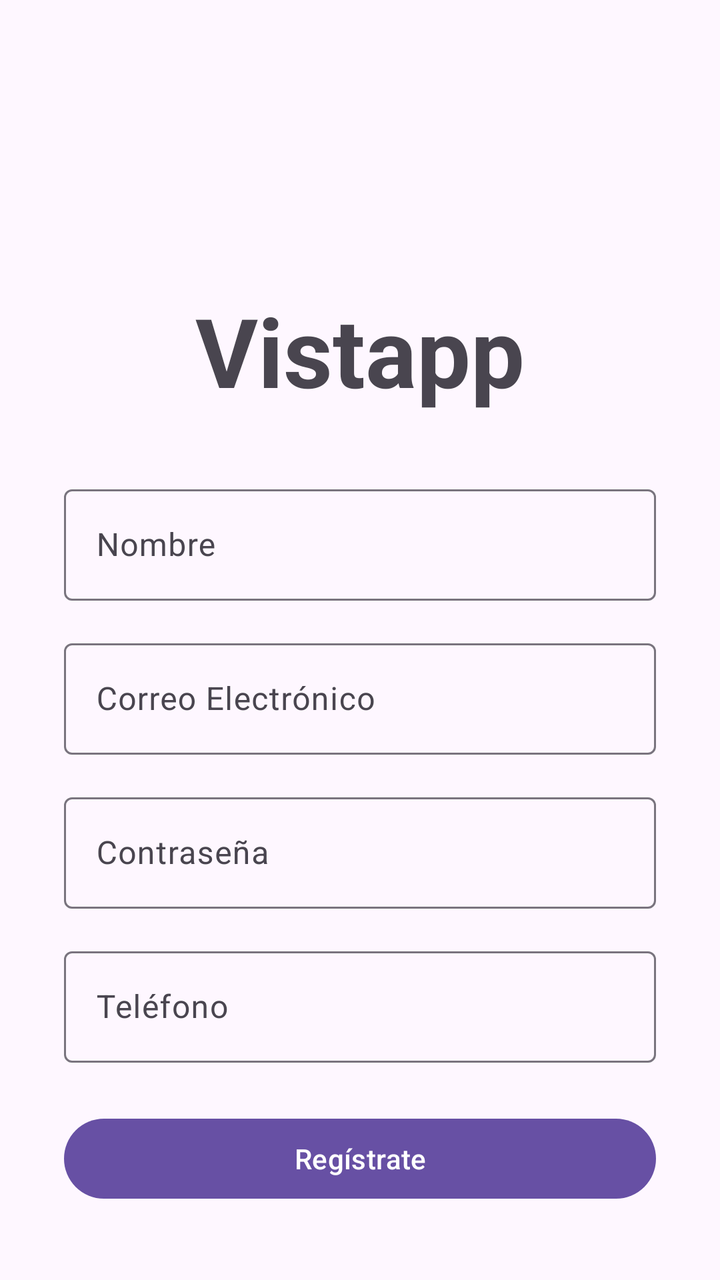
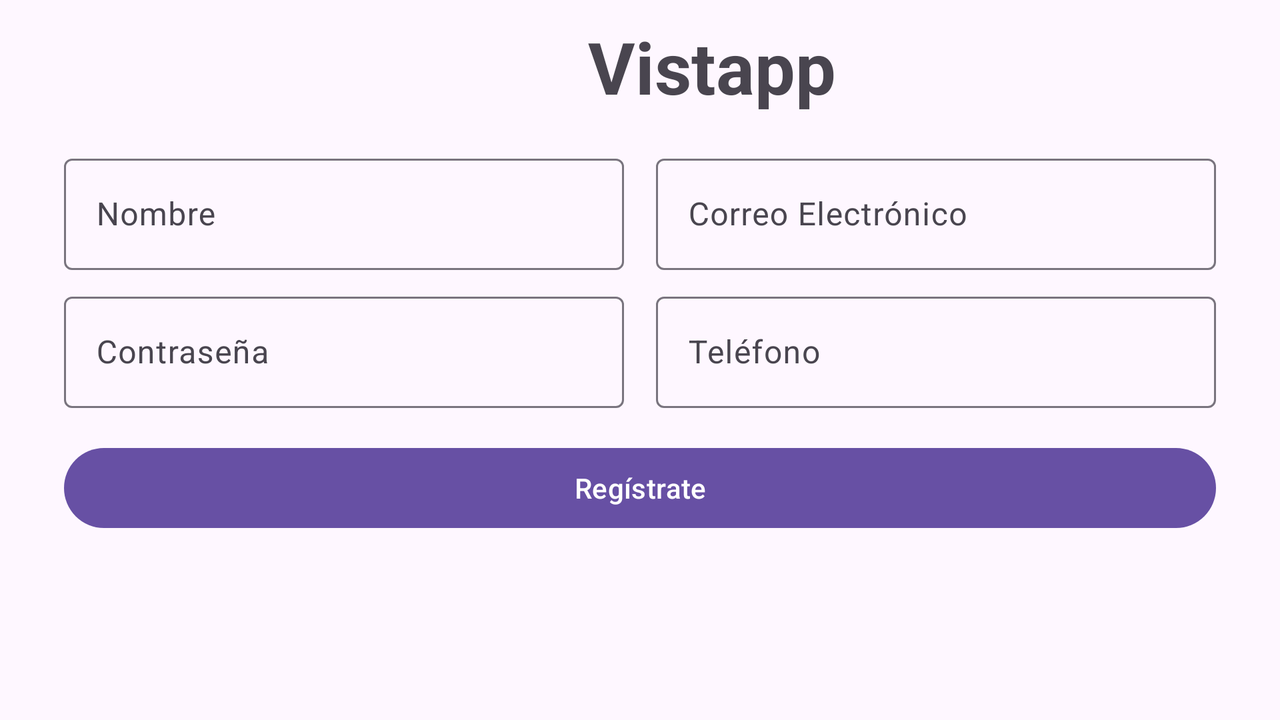

Two renders of one Android screen. The first uses the default layout on a phone; the second uses the alternative layout the repository ships for a different screen configuration, on a matching device. The two XML files are below.
<!-- AndroidManifest.xml: application theme Theme.Tarea_1__PMyDM -->
<!-- res/layout/fragment_registro.xml -->
<?xml version="1.0" encoding="utf-8"?>
<androidx.constraintlayout.widget.ConstraintLayout xmlns:android="http://schemas.android.com/apk/res/android"
    xmlns:app="http://schemas.android.com/apk/res-auto"
    xmlns:tools="http://schemas.android.com/tools"
    android:layout_width="match_parent"
    android:layout_height="match_parent"
    tools:context=".fragments.RegistroFragment">

    <ImageView
        android:id="@+id/image_logo"
        android:layout_width="121dp"
        android:layout_height="95dp"
        android:layout_marginTop="32dp"
        android:contentDescription="@string/logo"
        app:layout_constraintEnd_toEndOf="parent"
        app:layout_constraintStart_toStartOf="parent"
        app:layout_constraintTop_toTopOf="parent"
        app:srcCompat="@drawable/apparel_24px" />

    <TextView
        android:id="@+id/text_vistapp"
        android:layout_width="wrap_content"
        android:layout_height="wrap_content"
        android:layout_marginTop="16dp"
        android:text="@string/vistapp"
        android:textSize="48sp"
        android:textStyle="bold"
        app:layout_constraintEnd_toEndOf="parent"
        app:layout_constraintStart_toStartOf="parent"
        app:layout_constraintTop_toBottomOf="@id/image_logo" />

    <com.google.android.material.textfield.TextInputLayout
        android:id="@+id/text_nombre"
        android:layout_width="0dp"
        android:layout_height="wrap_content"
        android:layout_marginStart="32dp"
        android:layout_marginTop="32dp"
        android:layout_marginEnd="32dp"
        android:hint="@string/nombre"
        app:layout_constraintEnd_toEndOf="parent"
        app:layout_constraintStart_toStartOf="parent"
        app:layout_constraintTop_toBottomOf="@id/text_vistapp">

        <com.google.android.material.textfield.TextInputEditText
            android:id="@+id/nombre_register"
            android:layout_width="match_parent"
            android:layout_height="wrap_content"
            android:inputType="textPersonName" />
    </com.google.android.material.textfield.TextInputLayout>

    <com.google.android.material.textfield.TextInputLayout
        android:id="@+id/text_correo"
        android:layout_width="0dp"
        android:layout_height="wrap_content"
        android:layout_marginStart="32dp"
        android:layout_marginTop="16dp"
        android:layout_marginEnd="32dp"
        android:hint="@string/correo_electronico"
        app:layout_constraintEnd_toEndOf="parent"
        app:layout_constraintStart_toStartOf="parent"
        app:layout_constraintTop_toBottomOf="@id/text_nombre">

        <com.google.android.material.textfield.TextInputEditText
            android:id="@+id/correo_register"
            android:layout_width="match_parent"
            android:layout_height="wrap_content"
            android:inputType="textEmailAddress"
            android:textColorHint="#546E7A" />
    </com.google.android.material.textfield.TextInputLayout>

    <com.google.android.material.textfield.TextInputLayout
        android:id="@+id/text_contrasena"
        android:layout_width="0dp"
        android:layout_height="wrap_content"
        android:layout_marginStart="32dp"
        android:layout_marginTop="16dp"
        android:layout_marginEnd="32dp"
        android:hint="@string/contrasena"
        app:layout_constraintEnd_toEndOf="parent"
        app:layout_constraintStart_toStartOf="parent"
        app:layout_constraintTop_toBottomOf="@id/text_correo">

        <com.google.android.material.textfield.TextInputEditText
            android:id="@+id/contrasena_register"
            android:layout_width="match_parent"
            android:layout_height="wrap_content"
            android:inputType="textPassword" />
    </com.google.android.material.textfield.TextInputLayout>

    <com.google.android.material.textfield.TextInputLayout
        android:id="@+id/text_telefono"
        android:layout_width="0dp"
        android:layout_height="wrap_content"
        android:layout_marginStart="32dp"
        android:layout_marginTop="16dp"
        android:layout_marginEnd="32dp"
        android:hint="@string/telefono"
        app:layout_constraintEnd_toEndOf="parent"
        app:layout_constraintStart_toStartOf="parent"
        app:layout_constraintTop_toBottomOf="@id/text_contrasena">

        <com.google.android.material.textfield.TextInputEditText
            android:id="@+id/telefono_register"
            android:layout_width="match_parent"
            android:layout_height="wrap_content"
            android:inputType="phone"
            android:textColorHint="#546E7A" />
    </com.google.android.material.textfield.TextInputLayout>

    <Button
        android:id="@+id/btn_registrate"
        android:layout_width="0dp"
        android:layout_height="wrap_content"
        android:layout_marginStart="32dp"
        android:layout_marginTop="24dp"
        android:layout_marginEnd="32dp"
        android:text="@string/registrate"
        app:layout_constraintEnd_toEndOf="parent"
        app:layout_constraintStart_toStartOf="parent"
        app:layout_constraintTop_toBottomOf="@id/text_telefono" />

</androidx.constraintlayout.widget.ConstraintLayout>
<!-- resources referenced by this layout -->
<resources>
  <string name="contrasena">Contraseña</string>
  <string name="correo_electronico">Correo Electrónico</string>
  <string name="logo">Logo</string>
  <string name="nombre">Nombre</string>
  <string name="registrate">Regístrate</string>
  <string name="telefono">Teléfono</string>
  <string name="vistapp">Vistapp</string>
  <style name="Theme.Tarea_1__PMyDM" parent="Base.Theme.Tarea_1__PMyDM" />
  <style name="Base.Theme.Tarea_1__PMyDM" parent="Theme.Material3.DayNight.NoActionBar">
          
          
      </style>
</resources>
<!-- res/layout-land/fragment_registro.xml (the repository's variant of the layout above) -->
<!-- drawn on the phone turned sideways -->
<?xml version="1.0" encoding="utf-8"?>
<androidx.constraintlayout.widget.ConstraintLayout xmlns:android="http://schemas.android.com/apk/res/android"
    xmlns:app="http://schemas.android.com/apk/res-auto"
    xmlns:tools="http://schemas.android.com/tools"
    android:layout_width="match_parent"
    android:layout_height="match_parent"
    tools:context=".fragments.RegistroFragment">

    
    <ImageView
        android:id="@+id/image_logo"
        android:layout_width="64dp"
        android:layout_height="50dp"
        android:layout_marginTop="8dp"
        android:contentDescription="@string/logo"
        app:layout_constraintEnd_toStartOf="@id/text_vistapp"
        app:layout_constraintHorizontal_chainStyle="packed"
        app:layout_constraintStart_toStartOf="parent"
        app:layout_constraintTop_toTopOf="parent"
        app:srcCompat="@drawable/apparel_24px" />

    <TextView
        android:id="@+id/text_vistapp"
        android:layout_width="wrap_content"
        android:layout_height="wrap_content"
        android:layout_marginStart="8dp"
        android:text="@string/vistapp"
        android:textSize="36sp"
        android:textStyle="bold"
        app:layout_constraintBottom_toBottomOf="@id/image_logo"
        app:layout_constraintEnd_toEndOf="parent"
        app:layout_constraintStart_toEndOf="@id/image_logo"
        app:layout_constraintTop_toTopOf="@id/image_logo" />

    
    <com.google.android.material.textfield.TextInputLayout
        android:id="@+id/text_nombre"
        android:layout_width="0dp"
        android:layout_height="wrap_content"
        android:layout_marginStart="32dp"
        android:layout_marginTop="16dp"
        android:layout_marginEnd="8dp"
        android:hint="@string/nombre"
        app:layout_constraintEnd_toStartOf="@id/text_correo"
        app:layout_constraintStart_toStartOf="parent"
        app:layout_constraintTop_toBottomOf="@id/image_logo">

        <com.google.android.material.textfield.TextInputEditText
            android:id="@+id/nombre_register"
            android:layout_width="match_parent"
            android:layout_height="wrap_content"
            android:inputType="textPersonName" />
    </com.google.android.material.textfield.TextInputLayout>

    <com.google.android.material.textfield.TextInputLayout
        android:id="@+id/text_correo"
        android:layout_width="0dp"
        android:layout_height="wrap_content"
        android:layout_marginStart="8dp"
        android:layout_marginEnd="32dp"
        android:hint="@string/correo_electronico"
        app:layout_constraintEnd_toEndOf="parent"
        app:layout_constraintStart_toEndOf="@id/text_nombre"
        app:layout_constraintTop_toTopOf="@id/text_nombre">

        <com.google.android.material.textfield.TextInputEditText
            android:id="@+id/correo_register"
            android:layout_width="match_parent"
            android:layout_height="wrap_content"
            android:inputType="textEmailAddress"
            android:textColorHint="#546E7A" />
    </com.google.android.material.textfield.TextInputLayout>

    
    <com.google.android.material.textfield.TextInputLayout
        android:id="@+id/text_contrasena"
        android:layout_width="0dp"
        android:layout_height="wrap_content"
        android:layout_marginStart="32dp"
        android:layout_marginTop="8dp"
        android:layout_marginEnd="8dp"
        android:hint="@string/contrasena"
        app:layout_constraintEnd_toStartOf="@id/text_telefono"
        app:layout_constraintStart_toStartOf="parent"
        app:layout_constraintTop_toBottomOf="@id/text_nombre">

        <com.google.android.material.textfield.TextInputEditText
            android:id="@+id/contrasena_register"
            android:layout_width="match_parent"
            android:layout_height="wrap_content"
            android:inputType="textPassword" />
    </com.google.android.material.textfield.TextInputLayout>

    <com.google.android.material.textfield.TextInputLayout
        android:id="@+id/text_telefono"
        android:layout_width="0dp"
        android:layout_height="wrap_content"
        android:layout_marginStart="8dp"
        android:layout_marginEnd="32dp"
        android:hint="@string/telefono"
        app:layout_constraintEnd_toEndOf="parent"
        app:layout_constraintStart_toEndOf="@id/text_contrasena"
        app:layout_constraintTop_toTopOf="@id/text_contrasena">

        <com.google.android.material.textfield.TextInputEditText
            android:id="@+id/telefono_register"
            android:layout_width="match_parent"
            android:layout_height="wrap_content"
            android:inputType="phone"
            android:textColorHint="#546E7A" />
    </com.google.android.material.textfield.TextInputLayout>

    <Button
        android:id="@+id/btn_registrate"
        android:layout_width="0dp"
        android:layout_height="wrap_content"
        android:layout_marginStart="32dp"
        android:layout_marginTop="16dp"
        android:layout_marginEnd="32dp"
        android:text="@string/registrate"
        app:layout_constraintEnd_toEndOf="parent"
        app:layout_constraintStart_toStartOf="parent"
        app:layout_constraintTop_toBottomOf="@id/text_contrasena" />

</androidx.constraintlayout.widget.ConstraintLayout>
